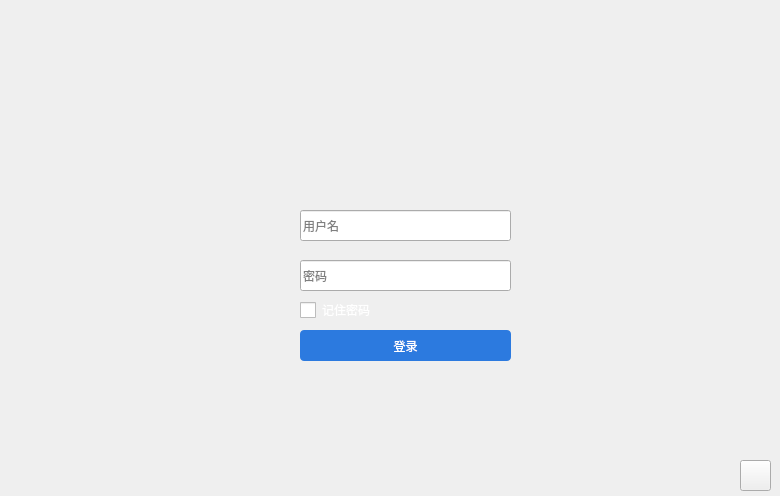
<?xml version="1.0" encoding="UTF-8"?>
<ui version="4.0">
 <class>LoginInForm</class>
 <widget class="QWidget" name="LoginInForm">
  <property name="geometry">
   <rect>
    <x>0</x>
    <y>0</y>
    <width>780</width>
    <height>496</height>
   </rect>
  </property>
  <property name="windowTitle">
   <string>登录</string>
  </property>
  <property name="styleSheet">
   <string notr="true">#LoginInForm{
border-image: url(:/image/登录背景_01.png);
}

</string>
  </property>
  <widget class="QWidget" name="loginwd" native="true">
   <property name="geometry">
    <rect>
     <x>210</x>
     <y>120</y>
     <width>361</width>
     <height>281</height>
    </rect>
   </property>
   <property name="styleSheet">
    <string notr="true">QWidget#loginwd{
border-image: url(:/image/登录窗口.png);
}</string>
   </property>
   <widget class="QLineEdit" name="lineEdit_user">
    <property name="geometry">
     <rect>
      <x>90</x>
      <y>90</y>
      <width>211</width>
      <height>31</height>
     </rect>
    </property>
    <property name="styleSheet">
     <string notr="true"/>
    </property>
    <property name="placeholderText">
     <string>用户名</string>
    </property>
   </widget>
   <widget class="QLineEdit" name="lineEdit_password">
    <property name="geometry">
     <rect>
      <x>90</x>
      <y>140</y>
      <width>211</width>
      <height>31</height>
     </rect>
    </property>
    <property name="placeholderText">
     <string>密码</string>
    </property>
   </widget>
   <widget class="QCheckBox" name="checkBox_rememberPassword">
    <property name="geometry">
     <rect>
      <x>90</x>
      <y>180</y>
      <width>120</width>
      <height>20</height>
     </rect>
    </property>
    <property name="styleSheet">
     <string notr="true">QCheckBox {
    color: white;
    font: 10pt &quot;微软雅黑&quot;;
}

QCheckBox::indicator {
    width: 16px;
    height: 16px;
}</string>
    </property>
    <property name="text">
     <string>记住密码</string>
    </property>
   </widget>
   <widget class="QPushButton" name="pushButton">
    <property name="geometry">
     <rect>
      <x>90</x>
      <y>210</y>
      <width>211</width>
      <height>31</height>
     </rect>
    </property>
    <property name="styleSheet">
     <string notr="true">QPushButton {
    background-color: #2c7adf;
    color: white;
    border-radius: 4px;
    font: bold 14pt &quot;微软雅黑&quot;;
}

QPushButton:hover {
    background-color: #4a90e2;
}

QPushButton:pressed {
    background-color: #1c5dbe;
}</string>
    </property>
    <property name="text">
     <string>登录</string>
    </property>
   </widget>
  </widget>
  <widget class="QPushButton" name="btn_close">
   <property name="geometry">
    <rect>
     <x>740</x>
     <y>460</y>
     <width>31</width>
     <height>31</height>
    </rect>
   </property>
   <property name="styleSheet">
    <string notr="true">border-image: url(:/image/shutdown.png);</string>
   </property>
   <property name="text">
    <string/>
   </property>
  </widget>
 </widget>
 <resources/>
 <connections/>
</ui>
